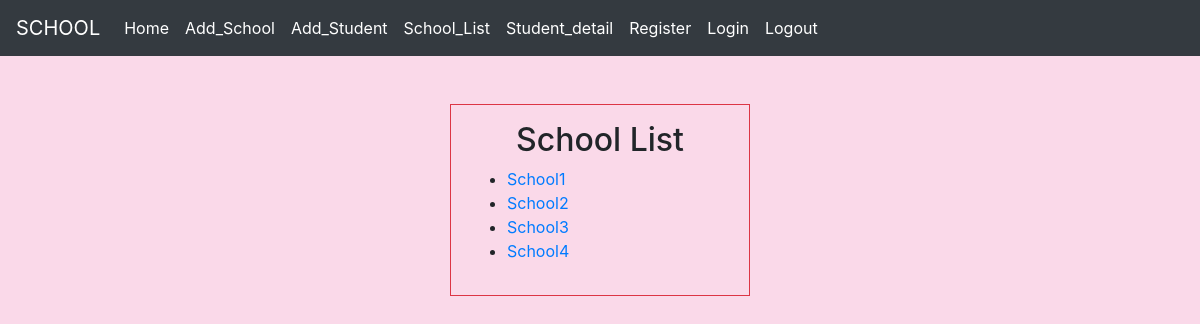
The page /listschool on the database its author committed.
### schoolapp/models.py (models this page shows, shortened)
class School(models.Model):
    name=models.CharField(max_length=50)
    principal=models.CharField(max_length=20)
    location=models.CharField(max_length=30)

### schoolapp/views.py (the view)
# urls.py: path('listschool',views.Schoollist.as_view(),name="listschool"),
class Schoollist(ListView):
    model=School
    template_name="schoollist.html"
    context_object_name="school"

### templates/schoollist.html
{% extends 'base.html' %}
{% block content %}
<div class="container border border-3 border-danger w-25 p-3 mt-5 ">
    <h2 class="text-center">School List</h2>
    <ul >
        {% for i in school %}
        <li ><a href="{% url 'detail' i.id  %}">{{i.name}}</a></li>
        {% endfor %}
    </ul>
</div>
{% endblock %}

### static/css/style.css (style rules this page uses)
body { background-color:#fad9e9; }

### rows shown on the page
School: name "School1"
School: name "School2"
School: name "School3"
School: name "School4"
